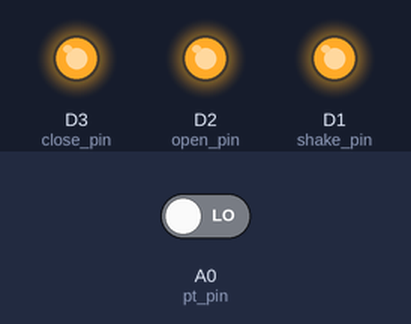
Simulated run of this sketch. Board: ESP8266 (NodeMCU). On the bench: output pins drawn as LEDs (lit = HIGH). The test bench sets the inputs (shaded band); at power-on: A0 (pt_pin) LOW. Pins used as bus, display or sensor lines are not drawn.

Above: at 1.2 s.
1.3 s: A0 (pt_pin) driven HIGH
At 1.45 s:
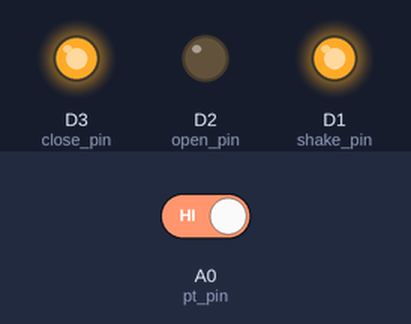
3.1 s: A0 (pt_pin) driven LOW
At 3.25 s:
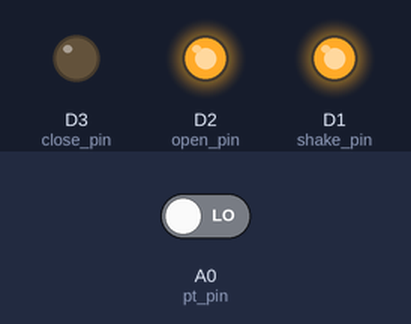
Timing chart, 0 to 6.1 s (numbered marks = the images above; inputs shaded):
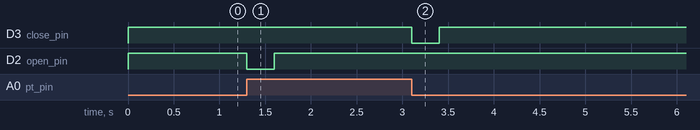

The sketch:

PhotonSensing.ino
```cpp
const byte LSM303D_address = 0b011110;
const byte MULTI_READ = 0b01000000;
const byte READ = 0b10000000;
const byte MAG_REFRESH_100Hz = 0b00010100;
const byte TEMP_ON = 0b10000000;
const byte ACC_ALL_AXIS = 0b00000111;
const byte ACC_REFRESH_100Hz = 0b01100000;
const byte MAG_CONTINUOUS = 0b00000000;
const byte CTRL1 = 0x20;
const byte CTRL5 = 0x24;
const byte CTRL7 = 0x26;
const byte OUT_X_L_A = 0x28;
const byte OUT_Y_L_A = 0x2A;
const byte OUT_Z_L_A = 0x2C;
const byte TEMP_OUT_L = 0x05;

const int CS_pin = D0;
const int pt_pin = A0;
const int shake_pin = D1;
const int open_pin = D2;
const int close_pin = D3;

float maxs = 0.99;
float mins = -0.99;
bool bottle_open = false;

void setup() {
  Serial.begin(9600);                       // open the serial port

  pinMode(CS_pin,OUTPUT);
  pinMode(pt_pin,INPUT);
  pinMode(shake_pin,OUTPUT);
  pinMode(open_pin,OUTPUT);
  pinMode(close_pin,OUTPUT);

  digitalWrite(CS_pin,HIGH);                // init section
  digitalWrite(shake_pin,HIGH);
  digitalWrite(open_pin,HIGH);
  digitalWrite(close_pin,HIGH);

  SPI.setBitOrder(MSBFIRST);
  SPI.setDataMode(SPI_MODE0);
  SPI.setClockDivider(SPI_CLOCK_DIV32);
  SPI.begin();

  digitalWrite(CS_pin,LOW);                 // write section
  SPI.transfer(CTRL1);
  SPI.transfer(ACC_REFRESH_100Hz | ACC_ALL_AXIS);
  digitalWrite(CS_pin, HIGH);
  digitalWrite(CS_pin, LOW);
  SPI.transfer(CTRL5);
  SPI.transfer(MAG_REFRESH_100Hz | TEMP_ON);
  digitalWrite(CS_pin, HIGH);
  digitalWrite(CS_pin, LOW);
  SPI.transfer(CTRL7);
  SPI.transfer(MAG_CONTINUOUS);
  digitalWrite(CS_pin, HIGH);
}

void loop() {
  int16_t x_acc;
  int16_t y_acc;
  int16_t z_acc;

  digitalWrite(CS_pin,LOW);
  SPI.transfer(READ | OUT_X_L_A | MULTI_READ);
  x_acc = SPI.transfer(0);
  x_acc |= SPI.transfer(0) << 8 ;
  SPI.transfer(READ | OUT_Y_L_A | MULTI_READ);
  y_acc = SPI.transfer(0);
  y_acc |= SPI.transfer(0) << 8 ;
  SPI.transfer(READ | OUT_Z_L_A | MULTI_READ);
  z_acc = SPI.transfer(0);
  z_acc |= SPI.transfer(0) << 8 ;
  digitalWrite(CS_pin,HIGH);

  float x = (1.0*x_acc)/0x7FFF;
  float y = (1.0*y_acc)/0x7FFF;
  float z = (1.0*z_acc)/0x7FFF;

  /*Serial.print("X = ");
  Serial.print(x);
  Serial.print(" Y = ");
  Serial.print(y);
  Serial.print(" Z = ");
  Serial.print(z);
  Serial.println(" ");
  delay(100);*/

  bool shaking = x > maxs || x < mins;

  if (shaking) {
    Serial.print("SHAKING");
    digitalWrite(shake_pin, LOW);
    delay(300);
    digitalWrite(shake_pin, HIGH);
  }

  if (digitalRead(pt_pin) == 1) {             // bottle is open
    if (bottle_open == false) {
      bottle_open = true;
      digitalWrite(open_pin, LOW);
      delay(300);
      digitalWrite(open_pin, HIGH);
    }
  }

  if (digitalRead(pt_pin) == 0) {             // bottle is closed
    if (bottle_open == true) {
      bottle_open = false;
      digitalWrite(close_pin, LOW);
      delay(300);
      digitalWrite(close_pin, HIGH);
    }
  }
}
```

Measured:
- after the input at 1.3 s, D2 (open_pin): HIGH → LOW at once, → HIGH 0.30 s later
- after the input at 3.1 s, D3 (close_pin): HIGH → LOW at once, → HIGH 0.30 s later
